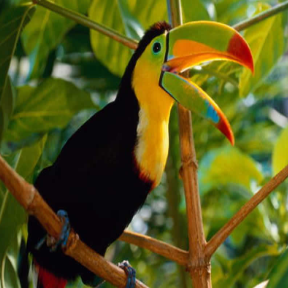
%> input picture bird_GT.bmp, 288 x 288 px
$ octave Experiment3.m   (GNU Octave 9; MATLAB toolbox functions it lacks are replaced by stand-ins)
%> lines starting %> are read from the running program, lines starting %| are printed output that depends on the picture
### getGaussianNoiseMatrix.m
function [result] = getGaussianNoiseMatrix(m, n, mu, sigma)
    result = zeros(m, n);
    f_floor = -5;
    f_ceil = 5;
    for i = 1:m
        for j = 1:n
            x = f_floor + (f_ceil - f_floor) * rand();
            result(i, j) = 1 / sqrt(2*pi*sigma*sigma) * exp(-(x-mu)^2/sigma/sigma/2);
        end
    end
end

### getSaltPepperNoiseMatrix.m
function [result] = getSaltPepperNoiseMatrix(gray, para)
    [m, n] = size(gray);
    result = zeros(m, n);
    for i = 1:m
        for j = 1:n
            tmp = rand();
            if tmp > 1-para
                result(i, j) = 0;
            elseif tmp < para
                result(i, j) = 1;
            else
                result(i, j) = gray(i, j);
            end
        end
    end
end

### medianFilter.m
function [result] = medianFilter(oriImage)
    [m, n] = size(oriImage);
    result = zeros(m, n);
    for i = 1:m
        for j = 1:n
            if i == 1 && j == 1
                arr = zeros(1, 4);
                arr(1) = oriImage(i, j+1); arr(2) = oriImage(i+1, j); arr(3) = oriImage(i+1, j+1); arr(4) = oriImage(i, j);
                arr = sort(arr);
                result(i, j) = (arr(2)+arr(3))/2;
            elseif i == 1 && j == n
                arr = zeros(1, 4);
                arr(1) = oriImage(i, j-1); arr(2) = oriImage(i+1, j-1); arr(3) = oriImage(i+1, j); arr(4) = oriImage(i, j);
                arr = sort(arr);
                result(i, j) = (arr(2)+arr(3))/2;
            elseif i == m && j == 1
                arr = zeros(1, 4);
                arr(1) = oriImage(i-1, j); arr(2) = oriImage(i-1, j+1); arr(3) = oriImage(i, j+1); arr(4) = oriImage(i, j);
                arr = sort(arr);
                result(i, j) = (arr(2)+arr(3))/2;
            elseif i == m && j == n
                arr = zeros(1, 4);
                arr(1) = oriImage(i-1, j-1); arr(2) = oriImage(i-1, j); arr(3) = oriImage(i, j-1); arr(4) = oriImage(i, j);
                arr = sort(arr);
                result(i, j) = (arr(2)+arr(3))/2;
            elseif i == 1
                arr = zeros(1, 6);
                arr(1) = oriImage(i, j-1); arr(3) = oriImage(i, j+1); arr(3) = oriImage(i+1, j-1); arr(4) = oriImage(i+1, j); arr(5) = oriImage(i+1, j+1); arr(6) = oriImage(i, j);
                arr = sort(arr);
                result(i, j) = (arr(3)+arr(4))/2;
            elseif i == m
                arr = zeros(1, 6);
                arr(1) = oriImage(i-1, j-1); arr(3) = oriImage(i-1, j); arr(3) = oriImage(i-1, j+1); arr(4) = oriImage(i, j-1); arr(5) = oriImage(i, j+1); arr(6) = oriImage(i, j);
                arr = sort(arr);
                result(i, j) = (arr(3)+arr(4))/2;
            elseif j == 1
                arr = zeros(1, 6);
                arr(1) = oriImage(i-1, j); arr(3) = oriImage(i-1, j+1); arr(3) = oriImage(i, j+1); arr(4) = oriImage(i+1, j); arr(5) = oriImage(i+1, j+1); arr(6) = oriImage(i, j);
                arr = sort(arr);
                result(i, j) = (arr(3)+arr(4))/2;
            elseif j == n
                arr = zeros(1, 6);
                arr(1) = oriImage(i-1, j-1); arr(3) = oriImage(i-1, j); arr(3) = oriImage(i, j-1); arr(4) = oriImage(i+1, j-1); arr(5) = oriImage(i+1, j); arr(6) = oriImage(i, j);
                arr = sort(arr);
                result(i, j) = (arr(3)+arr(4))/2;
            else
                arr = zeros(1, 9);
                arr(1) = oriImage(i-1, j-1); arr(3) = oriImage(i-1, j); arr(3) = oriImage(i-1, j+1); arr(4) = oriImage(i, j-1); arr(5) = oriImage(i, j+1); arr(6) = oriImage(i+1, j-1); arr(7) = oriImage(i+1, j); arr(8) = oriImage(i+1, j+1); arr(9) = oriImage(i, j);
                arr = sort(arr);
                result(i, j) = arr(5);
            end
        end
    end
end

### meanFilter.m
function [result] = meanFilter(oriImage)
    [m, n] = size(oriImage);
    result = zeros(m, n);
    for i = 1:m
        for j = 1:n
            if i == 1 && j == 1
                arr = zeros(1, 4);
                arr(1) = oriImage(i, j+1); arr(2) = oriImage(i+1, j); arr(3) = oriImage(i+1, j+1); arr(4) = oriImage(i, j);
                result(i, j) = sum(arr)/4;
            elseif i == 1 && j == n
                arr = zeros(1, 4);
                arr(1) = oriImage(i, j-1); arr(2) = oriImage(i+1, j-1); arr(3) = oriImage(i+1, j); arr(4) = oriImage(i, j);
                result(i, j) = sum(arr)/4;
            elseif i == m && j == 1
                arr = zeros(1, 4);
                arr(1) = oriImage(i-1, j); arr(2) = oriImage(i-1, j+1); arr(3) = oriImage(i, j+1); arr(4) = oriImage(i, j);
                result(i, j) = sum(arr)/4;
            elseif i == m && j == n
                arr = zeros(1, 4);
                arr(1) = oriImage(i-1, j-1); arr(2) = oriImage(i-1, j); arr(3) = oriImage(i, j-1); arr(4) = oriImage(i, j);
                result(i, j) = sum(arr)/4;
            elseif i == 1
                arr = zeros(1, 6);
                arr(1) = oriImage(i, j-1); arr(3) = oriImage(i, j+1); arr(3) = oriImage(i+1, j-1); arr(4) = oriImage(i+1, j); arr(5) = oriImage(i+1, j+1); arr(6) = oriImage(i, j);
                result(i, j) = sum(arr)/6;
            elseif i == m
                arr = zeros(1, 6);
                arr(1) = oriImage(i-1, j-1); arr(3) = oriImage(i-1, j); arr(3) = oriImage(i-1, j+1); arr(4) = oriImage(i, j-1); arr(5) = oriImage(i, j+1); arr(6) = oriImage(i, j);
                result(i, j) = sum(arr)/6;
            elseif j == 1
                arr = zeros(1, 6);
                arr(1) = oriImage(i-1, j); arr(3) = oriImage(i-1, j+1); arr(3) = oriImage(i, j+1); arr(4) = oriImage(i+1, j); arr(5) = oriImage(i+1, j+1); arr(6) = oriImage(i, j);
                result(i, j) = sum(arr)/6;
            elseif j == n
                arr = zeros(1, 6);
                arr(1) = oriImage(i-1, j-1); arr(3) = oriImage(i-1, j); arr(3) = oriImage(i, j-1); arr(4) = oriImage(i+1, j-1); arr(5) = oriImage(i+1, j); arr(6) = oriImage(i, j);
                result(i, j) = sum(arr)/6;
            else
                arr = zeros(1, 9);
                arr(1) = oriImage(i-1, j-1); arr(3) = oriImage(i-1, j); arr(3) = oriImage(i-1, j+1); arr(4) = oriImage(i, j-1); arr(5) = oriImage(i, j+1); arr(6) = oriImage(i+1, j-1); arr(7) = oriImage(i+1, j); arr(8) = oriImage(i+1, j+1); arr(9) = oriImage(i, j);
                result(i, j) = sum(arr)/9;
            end
        end
    end
end

### mySobel.m
function [result] = mySobel(oriImage)
    [m, n] = size(oriImage);
    result = zeros(m-2, n-2);
    Gx = zeros(m-2, n-2);
    Gy = zeros(m-2, n-2);
    for i = 2:m-1
        for j = 2:n-1
            Gx(i-1, j-1) = (-1)*oriImage(i-1, j-1) + (-2)*oriImage(i, j-1) + (-1)*oriImage(i+1, j-1) + oriImage(i-1, j+1) + 2*oriImage(i, j+1) + oriImage(i+1, j+1);
            Gy(i-1, j-1) = oriImage(i-1, j-1) + 2*oriImage(i-1, j) + oriImage(i-1, j+1) + (-1)*oriImage(i+1, j-1) + (-2)*oriImage(i+1, j) + (-1)*oriImage(i+1, j+1);
        end
    end
    result = sqrt(Gx.^2 + Gy.^2);
end

### Experiment3.m
clear;

rgb = imread('bird_GT.bmp');
%> rgb is the input picture: size 288x288x3 uint8; mean R, G, B 88, 88.5, 27
[m, n, ~] = size(rgb);
%> m = 288; n = 288
rgb = im2double(rgb);
%> rgb: size 288x288x3 double
gray = rgb2gray(rgb);

% 生成高斯噪声图像
mu = 0;
sigma = 1;
gaussianNoise = gray + getGaussianNoiseMatrix(m, n, mu, sigma);
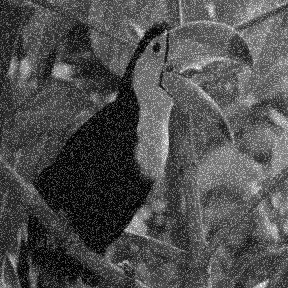
%> gaussianNoise: size 288x288 double; min 0.00351, max 1.35, mean 0.418; drawn with min black and max white
GNpsnr = psnr(gray, gaussianNoise);
%> GNpsnr = 15.53
GNssim = ssim(gray, gaussianNoise);
%> GNssim = 0.204

% 加椒盐噪声图像
saltPepperNoise = getSaltPepperNoiseMatrix(gray, 0.01);
SPNpsnr = psnr(gray, saltPepperNoise);
%> SPNpsnr = 21.77
SPNssim = ssim(gray, saltPepperNoise);
%> SPNssim = 0.63

% 中值滤波 高斯噪声图像
medianFilterGN = medianFilter(gaussianNoise);
%> after the loop in medianFilter, `for i = 1:m`: arr = [0.257 0.261 0.262 0.587]
MedianF_GNpsnr = psnr(gray, medianFilterGN);
%> MedianF_GNpsnr = 23.76
MedianF_GNssim = ssim(gray, medianFilterGN);
%> MedianF_GNssim = 0.608

% 中值滤波 椒盐噪声图像
medianFilterSPN = medianFilter(saltPepperNoise);
MedianF_SPNpsnr = psnr(gray, medianFilterSPN);
%> MedianF_SPNpsnr = 35.01
MedianF_SPNssim = ssim(gray, medianFilterSPN);
%> MedianF_SPNssim = 0.971

% 均值滤波 高斯噪声图像
meanFilterGN = meanFilter(gaussianNoise);
%> after the loop in meanFilter, `for i = 1:m`:
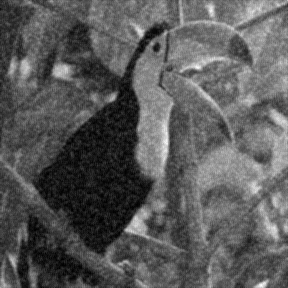
%> result: size 288x288 double; min 0.0143, max 1.03, mean 0.371; drawn with min black and max white
%> after the loop in meanFilter, `for i = 1:m`: arr = [0.262 0.261 0.257 0.587]
MeanF_GNpsnr = psnr(gray, meanFilterGN);
%> MeanF_GNpsnr = 22.58
MeanF_GNssim = ssim(gray, meanFilterGN);
%> MeanF_GNssim = 0.565

% 均值滤波 椒盐噪声图像
meanFilterSPN = meanFilter(saltPepperNoise);
%> after the loop in meanFilter (call 2), `for i = 1:m`:
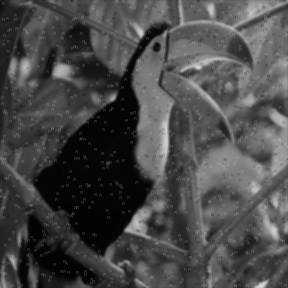
%> result: size 288x288 double; min 0.00877, max 0.849, mean 0.287
%> after the loop in meanFilter (call 2), `for i = 1:m`: arr = [0.256 0.26 0.257 0.261]
MeanF_SPNpsnr = psnr(gray, meanFilterSPN);
%> MeanF_SPNpsnr = 25.47
MeanF_SPNssim = ssim(gray, meanFilterSPN);
%> MeanF_SPNssim = 0.803

% 显示高斯噪声图像
figure(1);
subplot(2, 2, 1); imshow(gray); title('original image');
subplot(2, 2, 2); imshow(gaussianNoise); title(['before filter, psnr = ', num2str(GNpsnr), ', ssim = ', num2str(GNssim)]);
%> after `imshow(gaussianNoise)`:
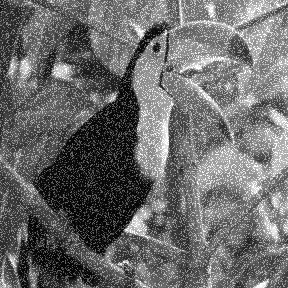
%> displayed picture: size 288x288, on the screen's scale of 0 to 255; min 1, max 255, mean 106.5
subplot(2, 2, 3); imshow(medianFilterGN); title(['after MedianFilter, psnr = ', num2str(MedianF_GNpsnr), ', ssim = ', num2str(MedianF_GNssim)]);
subplot(2, 2, 4); imshow(meanFilterGN); title(['after MeanFilter, psnr = ', num2str(MeanF_GNpsnr), ', ssim = ', num2str(MeanF_GNssim)]);

% 显示椒盐噪声图像
figure(2);
subplot(2, 2, 1); imshow(gray); title('original image');
subplot(2, 2, 2); imshow(saltPepperNoise); title(['before filter, psnr = ', num2str(SPNpsnr), ', ssim = ', num2str(SPNssim)]);
subplot(2, 2, 3); imshow(medianFilterSPN); title(['after MedianFilter, psnr = ', num2str(MedianF_SPNpsnr) ', ssim = ', num2str(MedianF_SPNssim)]);
subplot(2, 2, 4); imshow(meanFilterSPN); title(['after MeanFilter, psnr = ', num2str(MeanF_SPNpsnr) ', ssim = ', num2str(MeanF_SPNssim)]);

% 小波变换去噪 高斯噪声图像
figure(3);
subplot(2, 2, 1);
imshow(gray);
title('original image');
subplot(2, 2, 2);
imshow(gaussianNoise);
title(['before wavelet transform, psnr = ', num2str(GNpsnr), 'ssim = ', num2str(GNssim)]);
[c, l] = wavedec2(gaussianNoise, 2, 'coif2');
%> l = [80 80; 80 80; 149 149; 288 288]
n = [1,2];
p = [10.28, 10.08];
nc_h = wthcoef2('h', c, l, n, p, 's');
X1 = waverec2(nc_h, l, 'coif2');
subplot(2, 2, 3);
imshow(X1);
title(['after first wavelet transform, psnr = ', num2str(psnr(gray, X1)), ', ssim = ', num2str(ssim(gray, X1))]);
nc_v = wthcoef2('v', nc_h, l, n, p, 's');
X2 = waverec2(nc_v, l, 'coif2');
subplot(2, 2, 4);
imshow(X2);
title(['after second wavelet transform, psnr = ', num2str(psnr(gray, X2)), ', ssim = ', num2str(ssim(gray, X2))]);

% 小波变换去噪 椒盐噪声图像
figure(4);
subplot(2, 2, 1);
imshow(gray);
title('original image');
subplot(2, 2, 2);
imshow(saltPepperNoise);
title(['before wavelet transform, psnr = ', num2str(SPNpsnr), ', ssim = ', num2str(SPNssim)]);
[c, l] = wavedec2(saltPepperNoise, 2, 'coif2');
n = [1,2];
p = [10.28, 10.08];
nc_h = wthcoef2('h', c, l, n, p, 's');
X1 = waverec2(nc_h, l, 'coif2');
subplot(2, 2, 3);
imshow(X1);
title(['after first wavelet transform, psnr = ', num2str(psnr(gray, X1)), ', ssim = ', num2str(ssim(gray, X1))]);
nc_v = wthcoef2('v', nc_h, l, n, p, 's');
X2 = waverec2(nc_v, l, 'coif2');
subplot(2, 2, 4);
imshow(X2);
title(['after second wavelet transform, psnr = ', num2str(psnr(gray, X2)), ', ssim = ', num2str(ssim(gray, X2))]);

% sobel边缘检测算法
borderImage = mySobel(gray);
%> after the loop in mySobel, `for i = 2:m-1`:
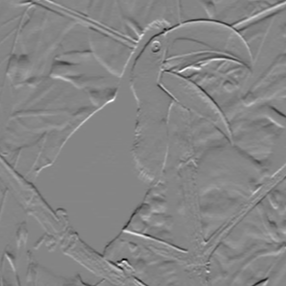
%> Gy: size 286x286 double; min -2.48, max 2.27, mean 0.00274; drawn with min black and max white
%> in mySobel, `result = sqrt(Gx.^2 + Gy.^2);`:
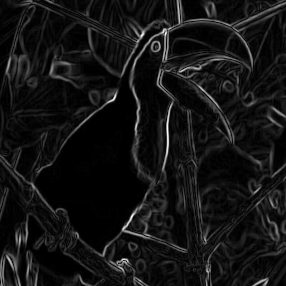
%> result: size 286x286 double; min 0, max 2.79, mean 0.223; drawn with min black and max white
figure(5);
imshow(borderImage);
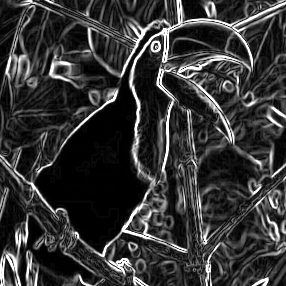
%> displayed picture: size 286x286, on the screen's scale of 0 to 255; min 0, max 255, mean 54
